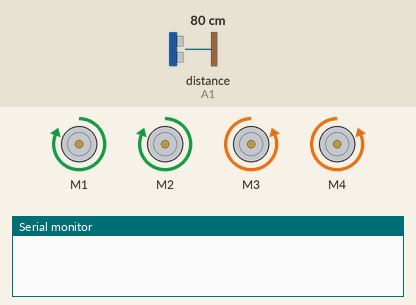
The sketch below on a simulated Arduino Uno, built with avr-gcc and run on an emulated ATmega328P. Parts: 4 × DC motor (green arrow = forward, orange = backward, longer = faster), the last lines printed to the serial monitor. The test bench sets the inputs (shaded band); at power-on: distance to the obstacle (sensor on A1) 80 cm. The echo pulse lasts 58.3 µs per cm.

Above: at 1.2 s.
1.3 s: distance to the obstacle (sensor on A1) set to 2 cm
At 2.6 s:
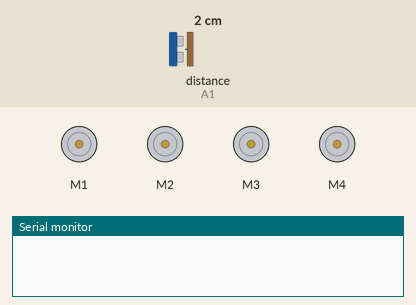
At 7.7 s:
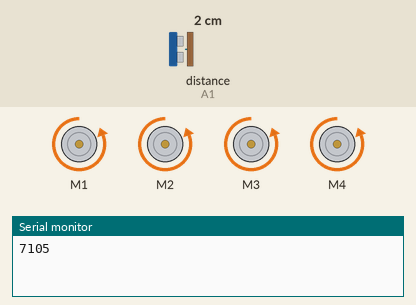
Timing chart, 0 to 33.6 s (numbered marks = the images above; inputs shaded):
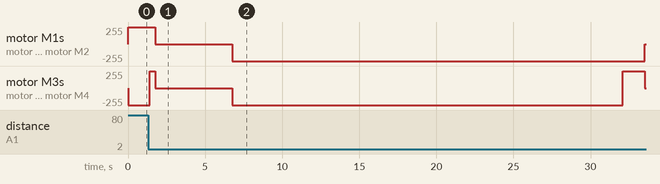

The sketch:

astar_labirinto1.ino
```cpp
unsigned long tempo;
#include <AFMotor.h>
#define trigPin A0 //Pino TRIG do sensor no pino analógica A0
#define echoPin A1 //Pino ECHO do sensor no pino analógica A1
#define trigPin_2 A2
#define echoPin_2 A3
#define num_linhas 5
#define num_colunas 6

// Define o motor1 ligado a conexao 1 (M1 motor shield, motor de trás)
AF_DCMotor motor1(1);
// Define o motor2 ligado a conexao 4 (M4 motor shield, motor de trás)
AF_DCMotor motor2(2);
// Define o motor3 ligado a conexao 2 (M2 motor shield, motor da frente)
AF_DCMotor motor3(3);
// Define o motor4 ligado a conexao 3 (M3 motor shield, motor da frente)
AF_DCMotor motor4(4);

typedef struct cel{
  byte g;
  byte h;
  byte f;
  byte nome;
  byte indice; //0 - celula que não foi analisada, 1 - celula analisada e 2 - objeto.
  byte pai;
}CELULA;
CELULA matriz[num_linhas][num_colunas];

CELULA *lista_aberta = (CELULA*)malloc((num_linhas*num_colunas)*sizeof(CELULA));
//CELULA lista_aberta[num_linhas*num_colunas];
byte it_aberta=0;
//CELULA *lista_fechada = (CELULA*)malloc((num_linhas*num_colunas)*sizeof(CELULA));
CELULA lista_fechada[num_linhas*num_colunas];
byte it_fechada=0;
byte primeiro=0;
short ultimo=-1;
byte x_atual;
byte y_atual;
byte primeira_passada=1;
char movimento_robo[num_linhas*num_colunas]; //'b' - baixo, 'c' - cima, 'd' - direita, 'e' - esquerda.
byte contador_movimento=0;
byte flag=0;

byte velocidade = 255;

long duracao;
long HR_dist=0;
long duracao_2;
long HR_dist_2=0;

byte x_inicio = 2;
byte y_inicio = 0;
byte x_fim = 2;
byte y_fim = 5;

void Distancia(){
  digitalWrite(trigPin, LOW); //não envia som
  delayMicroseconds(2);
  digitalWrite(trigPin,HIGH); //envia som
  delayMicroseconds(10);
  digitalWrite(trigPin,LOW); //não envia o som e espera o retorno do som enviado
  duracao = pulseIn(echoPin,HIGH); //Captura a duração em tempo do retorno do som.
  HR_dist = duracao/56; //Calcula a distância
  //Serial.println(HR_dist); //Exibe na Serial a distância
}

void Distancia_2(){
  digitalWrite(trigPin_2, LOW); //não envia som
  delayMicroseconds(2);
  digitalWrite(trigPin_2,HIGH);
  delayMicroseconds(10);
  digitalWrite(trigPin_2,LOW); //não envia o som e espera o retorno do som enviado
  duracao_2 = pulseIn(echoPin_2,HIGH); //Captura a duração em tempo do retorno do som.
  HR_dist_2 = duracao_2/56; //Calcula a distância
  //Serial.println(HR_dist_2); //Exibe na Serial a distância
}

void frente(){
  motor1.setSpeed(velocidade);
  motor1.run(FORWARD);
  motor2.setSpeed(velocidade);
  motor2.run(FORWARD);
  motor3.setSpeed(velocidade);
  motor3.run(FORWARD);
  motor4.setSpeed(velocidade);
  motor4.run(FORWARD);
}

void tras(){
  motor1.setSpeed(velocidade);
  motor1.run(BACKWARD);
  motor2.setSpeed(velocidade);
  motor2.run(BACKWARD);
  motor3.setSpeed(velocidade);
  motor3.run(BACKWARD);
  motor4.setSpeed(velocidade);
  motor4.run(BACKWARD);
}

//gira as rodas da esquerda pra frente e as da direita pra trás, rotacionando o robo pra direita
void direita(){
  motor1.setSpeed(velocidade);
  motor1.run(FORWARD);
  motor2.setSpeed(velocidade);
  motor2.run(FORWARD);
  motor3.setSpeed(velocidade);
  motor3.run(BACKWARD);
  motor4.setSpeed(velocidade);
  motor4.run(BACKWARD);
}

void esquerda(){
  motor1.setSpeed(velocidade);
  motor1.run(BACKWARD);
  motor2.setSpeed(velocidade);
  motor2.run(BACKWARD);
  motor3.setSpeed(velocidade);
  motor3.run(FORWARD);
  motor4.setSpeed(velocidade);
  motor4.run(FORWARD);
}

void parar(){
  motor1.setSpeed(velocidade);
  motor1.run(RELEASE);
  motor2.setSpeed(velocidade);
  motor2.run(RELEASE);
  motor3.setSpeed(velocidade);
  motor3.run(RELEASE);
  motor4.setSpeed(velocidade);
  motor4.run(RELEASE);
  delay(5000);
}

void celula_baixo(){
  frente();
  delay(675);
  parar();
  /*analisa se tem algum objeto*/
  Distancia(); //chama a função para medir a distância
  if(HR_dist < 10){
    tras();
    delay(675);
    //fim, pois o algoritmo A* não realiza o replanejamento do caminho.
    tempo = millis();
    Serial.println(tempo);
    delay(25000);
  }
  else{
    frente();
    delay(900);
  }
}

void celula_cima(){
  tras();
  delay(675);
  parar();
  /*analisa se tem algum objeto*/
  Distancia_2(); //chama a função para medir a distância
  if(HR_dist_2 < 10){
    frente();
    delay(675);
    //fim, pois o algoritmo A* não realiza o replanejamento do caminho.
    tempo = millis();
    Serial.println(tempo);
    delay(25000);
  }
  else{
    tras();
    delay(900);
  }
}

void celula_direita(){
  //gira rodas da esquerda
  direita();
  delay(1400);
  //reto
  frente();
  delay(350);
  parar();
  Distancia();
  if(HR_dist < 10){
    tras();
    delay(350);
    //fim, pois o algoritmo A* não realiza o replanejamento do caminho.
    tempo = millis();
    Serial.println(tempo);
    delay(25000);
  }
  else{
    frente();
    delay(700); //650
  }
  //depois gira rodas da direita
  esquerda();
  delay(1400); //faltou força para os motores
}

void celula_esquerda(){
  //gira as rodas da direita
  esquerda();
  delay(1200);
  //reto
  frente();
  delay(550);
  parar();
  Distancia();
  if(HR_dist < 10){
    tras();
    delay(350);
    //fim, pois o algoritmo A* não realiza o replanejamento do caminho.
    tempo = millis();
    Serial.println(tempo);
    delay(25000);
  }
  else{
    frente();
    delay(600);
  }
  //depois gira rodas da esquerda
  direita();
  delay(1200);
}

void h(byte linha, byte coluna){
  byte manhattan;

  manhattan = (abs(x_fim - linha) + abs(y_fim - coluna));

  matriz[linha][coluna].h = manhattan;
}

void g(byte linha, byte coluna){
  byte g_x, g_y;

  matriz[linha][coluna].g = (matriz[x_atual][y_atual].g + 1);
}

void f(byte linha, byte coluna){
  matriz[linha][coluna].f = matriz[linha][coluna].h + matriz[linha][coluna].g;
}

void melhor_caminho(byte x, byte y){
  byte i, j;

  for(i=0;i<num_linhas;i++){
    for(j=0;j<num_colunas;j++){
      if(matriz[x][y].pai==matriz[i][j].nome){ //se o nome da celula for igual ao pai da celula atual
        if((x-1)==i && y==j){
          movimento_robo[contador_movimento++]='b'; //celula de cima, porém o robô irá fazer o caminho contrário(do início ao fim) por isso celula de baixo
          x=i;
          y=j;
          if(x==x_inicio && y==y_inicio){
            mover();
            tempo = millis();
            Serial.println(tempo);
            delay(25000);
          }
          melhor_caminho(x, y);
        }
        else{
          if((x+1)==i && y==j){
            movimento_robo[contador_movimento++]='c';
            x=i;
            y=j;
            if(x==x_inicio && y==y_inicio){
              mover();
              tempo = millis();
              Serial.println(tempo);
              delay(25000);
            }
            melhor_caminho(x, y);
          }
          else{
            if(x==i && (y-1)==j){
              movimento_robo[contador_movimento++]='d'; //celula da esquerda, porém armazena celula da direita.
              x=i;
              y=j;
              if(x==x_inicio && y==y_inicio){
                mover();
                tempo = millis();
                Serial.println(tempo);
                delay(25000);

              }
              melhor_caminho(x, y);
            }
            else{
              movimento_robo[contador_movimento++]='e';
              x=i;
              y=j;
              if(x==x_inicio && y==y_inicio){
                mover();
                tempo = millis();
                Serial.println(tempo);
                delay(25000);
              }
              melhor_caminho(x, y);
            }
          }
        }
      }
    }
  }
}

void mover(){
  short m;
   for(m=(contador_movimento-1);m>=0;m--){
    if(movimento_robo[m] == 'b'){
      //Serial.println("baixo");
      celula_baixo();
      parar();
    }
    else{
      if(movimento_robo[m] == 'c'){
        //Serial.println("cima");
        celula_cima();
        parar();
      }
      else{
        if(movimento_robo[m] == 'd'){
          //Serial.println("direita");
          celula_direita();
          parar();
        }
        else{
          //Serial.println("esquerda");
          celula_esquerda();
          parar();
        }
      }
    }
  }
}

void iniciar_matriz(){
  byte i, j, cont;
  cont=1;
  for(i=0;i<num_linhas;i++){
    for(j=0;j<num_colunas;j++){
      if((i==1 || i==2 || i==3) && (j>=2 && j<=3)){
        matriz[i][j].g=0;
        matriz[i][j].h=0;
        matriz[i][j].f=0;
        matriz[i][j].nome=cont++;
        matriz[i][j].indice=2;
        matriz[i][j].pai=0;
      }
      else{
        matriz[i][j].g=0;
        matriz[i][j].h=0;
        matriz[i][j].f=0;
        matriz[i][j].nome=cont++;
        matriz[i][j].indice=0;
        matriz[i][j].pai=0;
      }
    }
  }
}

void iniciar_lista_aberta(){
  byte i;
  for(i=0;i<num_linhas*num_colunas;i++){
    lista_aberta[i].g=0;
    lista_aberta[i].h=0;
    lista_aberta[i].f=0;
    lista_aberta[i].nome=0;
    lista_aberta[i].indice=0;
    lista_aberta[i].pai=0;
  }
}

void iniciar_lista_fechada(){
  byte i;
  for(i=0;i<num_linhas*num_colunas;i++){
    lista_fechada[i].g=0;
    lista_fechada[i].h=0;
    lista_fechada[i].f=0;
    lista_fechada[i].nome=0;
    lista_fechada[i].indice=0;
    lista_fechada[i].pai=0;
  }
}

void detectar_vizinhos(byte x_atual, byte y_atual){
  byte i, j, n;
  //nao pode considerar objeto e quem esta na lista aberta e fechada
  for(i=0;i<num_linhas;i++){
    for(j=0;j<num_colunas;j++){
      if(i==(x_atual-1) && j==y_atual && matriz[i][j].indice==0){ //se for um vizinho
        if(i==x_fim && j==y_fim){ //se esse vizinho for a celula objetivo
          matriz[i][j].pai = matriz[x_atual][y_atual].nome;
          //Serial.println("1");
          melhor_caminho(i, j);
        }else{
          //verifica_custo();
          //antes de verificar o custo e adicionar na lista aberta, deve-se verificar se a celula analisada não está na lista aberta e nem na fechada.
          //H
          h(i, j); //linha corrente e coluna corrente
          //G
          g(i, j);
          //F
          f(i, j);
          matriz[i][j].pai = matriz[x_atual][y_atual].nome;
          lista_aberta[it_aberta]=matriz[i][j];
          it_aberta++;
          ultimo++;
          matriz[i][j].indice=1;
        }
      }
      if(i==x_atual && j==(y_atual+1) && matriz[i][j].indice==0){
        if(i==x_fim && j==y_fim){ //se esse vizinho for a celula objetivo
          matriz[i][j].pai = matriz[x_atual][y_atual].nome;
          //Serial.println("2");
          melhor_caminho(i, j);

        }
        else{
          //calcular f, g, h
          h(i, j);
          g(i, j);
          f(i, j);
          matriz[i][j].pai = matriz[x_atual][y_atual].nome;
          lista_aberta[it_aberta]=matriz[i][j];
          it_aberta++;
          ultimo++;
          matriz[i][j].indice=1;
        }
      }
      if(i==(x_atual+1) && j==y_atual && matriz[i][j].indice==0){
        if(i==x_fim && j==y_fim){ //se esse vizinho for a celula objetivo
          matriz[i][j].pai = matriz[x_atual][y_atual].nome;
          //Serial.println("3");
          melhor_caminho(i, j);
          //mover();

        }
        else{
          h(i, j);
          g(i, j);
          f(i, j);
          matriz[i][j].pai = matriz[x_atual][y_atual].nome;
          lista_aberta[it_aberta]=matriz[i][j];
          it_aberta++;
          ultimo++;
          matriz[i][j].indice=1;
        }
      }
      if(i==x_atual && j==(y_atual-1) && matriz[i][j].indice==0){
        if(i==x_fim && j==y_fim){ //se esse vizinho for a celula objetivo
          matriz[i][j].pai = matriz[x_atual][y_atual].nome;
          //Serial.println("4");
          melhor_caminho(i, j);

        }
        else{
          h(i, j);
          g(i, j);
          f(i, j);
          matriz[i][j].pai = matriz[x_atual][y_atual].nome;
          lista_aberta[it_aberta]=matriz[i][j];
          it_aberta++;
          ultimo++;
          matriz[i][j].indice=1;
        }

      }
    }
  }
  //reordenar a lista aberta
}

void insertion_sort(byte primeiro, short ultimo){
  byte i, j;
  CELULA key;
  for (i = (primeiro+1); i <= ultimo; i++) {
    key = lista_aberta[i];
    j = i - 1;
    while (j >= primeiro && lista_aberta[j].f > key.f) {
        lista_aberta[j + 1] = lista_aberta[j];
        j = j - 1;
    }
    lista_aberta[j + 1] = key;
  }
}

void busca_celula_analisar(){
  byte i, j, contador;
  contador=0;
  for(i=0;i<num_linhas;i++){
    for(j=0;j<num_colunas;j++){
      contador++;
      if(lista_aberta[primeiro].nome == contador){
        x_atual=i;
        y_atual=j;
      }
    }
  }
}

void imprime_lista_aberta(byte primerio){
  byte i;
  for(i=primeiro;i<num_linhas*num_colunas;i++){
    Serial.print(lista_aberta[i].nome);
    Serial.print(" ");
  }
  Serial.println(" ");
}

void imprime_lista_fechada(){
  byte i;
  for(i=0;i<num_linhas*num_colunas;i++){
    Serial.print(lista_fechada[i].nome);
    Serial.print(" ");
  }
  Serial.println(" ");
}

void imprimir_matriz_nome(){
  byte i, j;
  for(i=0;i<num_linhas;i++){
    for(j=0;j<num_colunas;j++){
      Serial.print(matriz[i][j].nome);
      Serial.print(' ');
    }
    Serial.println(" ");
  }
}

void imprimir_matriz_f(){
  byte i, j;
  for(i=0;i<num_linhas;i++){
    for(j=0;j<num_colunas;j++){
      Serial.print(matriz[i][j].f);
      Serial.print(' ');
    }
    Serial.println(" ");
  }
}

void imprimir_matriz_indice(){
  byte i, j;
  for(i=0;i<num_linhas;i++){
    for(j=0;j<num_colunas;j++){
      Serial.print(matriz[i][j].indice);
      Serial.print(' ');
    }
    Serial.println(" ");
  }
}

void setup() {
  // put your setup code here, to run once:
  Serial.begin(9600); // opens serial port, sets data rate to 9600 bps
  pinMode(trigPin, OUTPUT);
  pinMode(echoPin, INPUT);
  pinMode(trigPin_2, OUTPUT);
  pinMode(echoPin_2, INPUT);
}

void loop() {
  // put your main code here, to run repeatedly:
  if(primeira_passada==1){
    iniciar_matriz(); //preenche a matriz
    //imprimir_matriz_indice();
    iniciar_lista_aberta();
    iniciar_lista_fechada();
    //adiciona a celula início na lista aberta
    x_atual=x_inicio;
    y_atual=y_inicio;

    lista_aberta[it_aberta] = matriz[x_atual][y_atual];
    it_aberta++;
    ultimo++;
    matriz[x_atual][y_atual].indice=1;
  }
  primeira_passada = 0;
  //verificar quem são os vizinhos e também adicionar na lista aberta
  detectar_vizinhos(x_atual, y_atual);
  lista_fechada[it_fechada]=lista_aberta[primeiro];
  it_fechada++;
  primeiro++; //novo primeiro
  insertion_sort(primeiro, ultimo);
  busca_celula_analisar();

}
```
